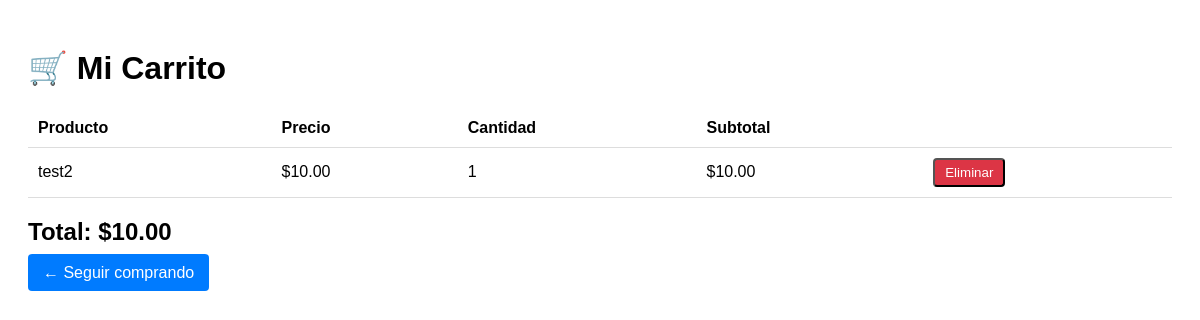
The app's page /carrito (signed in) with its own data.
### models.py (models this page shows, shortened)
class CarritoItem(db.Model):
    id = db.Column(db.Integer, primary_key=True)
    usuario_id = db.Column(db.Integer, db.ForeignKey('usuario.id'), nullable=False)
    producto_id = db.Column(db.Integer, db.ForeignKey('producto.id'), nullable=False)
    cantidad = db.Column(db.Integer, default=1)
    usuario = db.relationship('Usuario', backref='carrito_items')
    producto = db.relationship('Producto')

class Producto(db.Model):
    id = db.Column(db.Integer, primary_key=True)
    nombre = db.Column(db.String(200), nullable=False)
    descripcion = db.Column(db.Text)
    precio = db.Column(db.Float, nullable=False)
    stock = db.Column(db.Integer, default=0)
    imagen_url = db.Column(db.String(500))
    categoria = db.Column(db.String(100))
    fecha_creacion = db.Column(db.DateTime, default=datetime.utcnow)

### app.py (the view)
@app.route('/carrito')
@login_required
def ver_carrito():
    items = CarritoItem.query.filter_by(usuario_id=current_user.id).all()
    total = 0
    for item in items:
        total += item.producto.precio * item.cantidad
    return render_template('carrito.html', items=items, total=total)

### app.py (called while the page is built)
@login_manager.user_loader
def load_user(user_id):
    return Usuario.query.get(int(user_id))

### templates/carrito.html (shortened to what this page needs)
<!DOCTYPE html>
<html>
<head>
</head>
<body>
    <h1>🛒 Mi Carrito</h1>
    {% if items %}
        <table>
            <tr>
                <th>Producto</th>
                <th>Precio</th>
                <th>Cantidad</th>
                <th>Subtotal</th>
                <th></th>
            </tr>
            {% for item in items %}
            <tr>
                <td>{{ item.producto.nombre }}</td>
                <td>${{ "%.2f"|format(item.producto.precio) }}</td>
                <td>{{ item.cantidad }}</td>
                <td>${{ "%.2f"|format(item.producto.precio * item.cantidad) }}</td>
                <td>
                    <button class="btn" onclick="eliminar({{ item.id }})">Eliminar</button>
                </td>
            </tr>
            {% endfor %}
        </table>
        <div class="total">Total: ${{ "%.2f"|format(total) }}</div>
    {% else %}
        <p>🛍️ Tu carrito está vacío</p>
    {% endif %}
    <br>
    <a href="/tienda" class="seguir">← Seguir comprando</a>
</body>
</html>

### templates/carrito.html (style rules this page uses)
body { font-family: Arial; padding: 20px; }
table { width: 100%; border-collapse: collapse; }
th, td { padding: 10px; border-bottom: 1px solid #ddd; text-align: left; }
.total { font-size: 1.5em; font-weight: bold; margin-top: 20px; }
.btn { background: #dc3545; color: white; padding: 5px 10px; text-decoration: none; border-radius: 4px; }
.seguir { background: #007bff; color: white; padding: 10px 15px; text-decoration: none; border-radius: 4px; }

### records on screen
CarritoItem: producto.nombre "test2", cantidad "1"
Producto: producto.precio "10.00", item.producto.precio*item.cantidad "10.00"

### other values on screen
{{ "%.2f"|format(total) }} "10.00"
